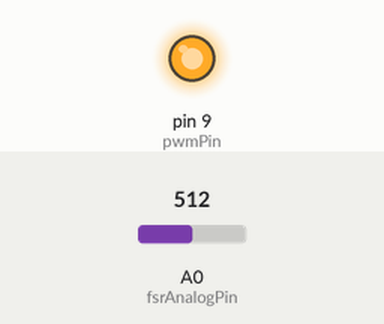
Simulated run of this sketch. Board: Arduino Uno, built with avr-gcc and run on an emulated ATmega328P. Parts: output pins drawn as LEDs (lit = HIGH). The inputs (shaded band) are chosen by the test bench; at power-on: A0 (fsrAnalogPin) = 512. What the sketch prints to the serial monitor is not drawn.

Above: at 1.2 s.
1.3 s: A0 (fsrAnalogPin) set to 10
2.8 s: A0 (fsrAnalogPin) set to 18
4.3 s: A0 (fsrAnalogPin) set to 22
At 4.45 s:
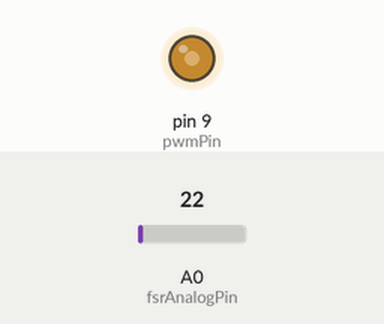
Timing chart, 0 to 7.3 s (numbered marks = the images above; inputs shaded):
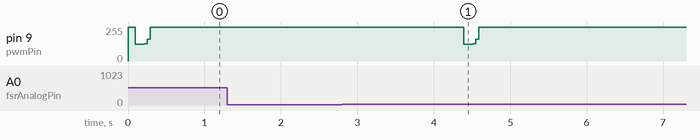

Measured:
- after the input at 1.3 s, every drawn part: stays the same
- after the input at 2.8 s, every drawn part: stays the same
- after the input at 4.3 s, pin 9 (pwmPin): 255/255 → 124/255 after 0.09 s, → 255/255 0.12 s later

The sketch:

fsr_tone_disc_seq.ino
```cpp
// -*- Mode:c -*-
// The above incantation tells emacs to do C style syntax highlighting

/* Use FSR to create a sound on an audio jack from a PWM pin

Connect the audio jack to digital pin 9 through a 1kOhm resistor

Ensure that the Arduino (or microcontroller) used has a PWM pin for this arrangement.

Connect one end of FSR to 5V, the other end to Analog 0.
Then connect one end of a 10K resistor from Analog 0 to ground

*/

//////////////////////////////////// load libraries
#include <avr/pgmspace.h>
#include <avr/sleep.h>

////////////////////////////////////  set variables
int fsrAnalogPin = 0; // FSR is connected to analog 0
int fsrReading;      // the analog reading from the FSR resistor divider
int threshold = 20; // the FSR threshold necessary to make a sound (ON)
int low_thresh = 10; // where the FSR reading must go to to be OFF
int time_thresh = 40; // set a time threshold for how long to wait until another sound can be made
int offset_thresh = 40; // set a time threshold for how long to wait after depression (prevent double taps)
unsigned long time_tol = 0; // preset the exact time from which it is ok to make another sound
unsigned long timeStamp=0; // timestamp for Arduino
unsigned long prevt=-1; // the previous time value to ensure sample rate of 1000Hz
int cur_on = 0; // say if the FSR is "on" or "off"

// variables for discrete data
unsigned long cur_onset = 0; // preset current onset time
unsigned long cur_offset = 0; // preset current offset time
int max_force = 0; // preset maximum FSR reading

// variables for tone condition
//int tone_freq = 1046.5; // defines the frequency (i.e., pitch) of the tone (in Hz)
//int tone_dur = 20; // defines the duration of the tone
unsigned long tone_tol=0; // presets the tone offset time

// variables for tone sequences
int all_tones[30] = {220, 220, 233.08, 261.63, 261.63, 233.08, 220, 196, 174.61, 174.61, 196, 220, 220, 196, 196, 220, 220, 233.08, 261.63, 261.63, 233.08, 220, 196, 174.61, 174.61, 196, 220, 196, 174.61, 174.61  };
int all_durs[30] = {200, 200, 200, 200, 200, 200, 200, 200, 200, 200, 200, 200, 400, 100, 400, 200, 200, 200, 200, 200, 200, 200, 200, 200, 200, 200, 200, 400, 100, 400  };
int all_delays[30] = {0, 0, 0, 75, 50, 50, 100, 50, 50, 50, 50, 50, 50, 25, 100, 0, 0, 0, 0, 0, 0, 0, 0, 0, 0, 0, 0, 0, 0, 0 };
int num_sounds = sizeof(all_tones)/sizeof(all_tones[0])-1;
//int all_intense[30] = { 10, 1, 5, 6, 7, 2, 3, 4, 9, 8, 7, 6, 5, 4, 3, 10, 1, 5, 6, 7, 2, 3, 4, 9, 8, 7, 6, 5, 10, 10 };
//int all_timbre[15] = { 1, 1, 1, 1, 3, 3, 3, 3, 2, 2, 2, 2, 2, 2, 2 };

// get first tone sequence value
int tone_freq = all_tones[0]; // defines the frequency (i.e., pitch) of the tone (in Hz)
int tone_dur = all_durs[0]; // defines the duration of the tone
int cur_del = all_delays[0]; // defines delays
int cur_pos = 0; // preset start position
//int intense = all_intense[0]; // defines the duration of the tone
//int cur_tim = all_timbre[1]; // defines timbre


/////////////////////////////// Set up lookup table for waveform generation
/*
A SQUARE WAVE lookup table. You can generate this using the example Python code here below:
sqwav = [ '0xff' for _ in range(256/2) ] + [ '0x00' for _ in range(256/2) ]
print ",".join(sqwav)
*/

static const uint8_t  sineTable[] PROGMEM =
{
0xff,0xff,0xff,0xff,0xff,0xff,0xff,0xff,
0xff,0xff,0xff,0xff,0xff,0xff,0xff,0xff,
0xff,0xff,0xff,0xff,0xff,0xff,0xff,0xff,
0xff,0xff,0xff,0xff,0xff,0xff,0xff,0xff,
0xff,0xff,0xff,0xff,0xff,0xff,0xff,0xff,
0xff,0xff,0xff,0xff,0xff,0xff,0xff,0xff,
0xff,0xff,0xff,0xff,0xff,0xff,0xff,0xff,
0xff,0xff,0xff,0xff,0xff,0xff,0xff,0xff,
0xff,0xff,0xff,0xff,0xff,0xff,0xff,0xff,
0xff,0xff,0xff,0xff,0xff,0xff,0xff,0xff,
0xff,0xff,0xff,0xff,0xff,0xff,0xff,0xff,
0xff,0xff,0xff,0xff,0xff,0xff,0xff,0xff,
0xff,0xff,0xff,0xff,0xff,0xff,0xff,0xff,
0xff,0xff,0xff,0xff,0xff,0xff,0xff,0xff,
0xff,0xff,0xff,0xff,0xff,0xff,0xff,0xff,
0xff,0xff,0xff,0xff,0xff,0xff,0xff,0xff,
0x00,0x00,0x00,0x00,0x00,0x00,0x00,0x00,
0x00,0x00,0x00,0x00,0x00,0x00,0x00,0x00,
0x00,0x00,0x00,0x00,0x00,0x00,0x00,0x00,
0x00,0x00,0x00,0x00,0x00,0x00,0x00,0x00,
0x00,0x00,0x00,0x00,0x00,0x00,0x00,0x00,
0x00,0x00,0x00,0x00,0x00,0x00,0x00,0x00,
0x00,0x00,0x00,0x00,0x00,0x00,0x00,0x00,
0x00,0x00,0x00,0x00,0x00,0x00,0x00,0x00,
0x00,0x00,0x00,0x00,0x00,0x00,0x00,0x00,
0x00,0x00,0x00,0x00,0x00,0x00,0x00,0x00,
0x00,0x00,0x00,0x00,0x00,0x00,0x00,0x00,
0x00,0x00,0x00,0x00,0x00,0x00,0x00,0x00,
0x00,0x00,0x00,0x00,0x00,0x00,0x00,0x00,
0x00,0x00,0x00,0x00,0x00,0x00,0x00,0x00,
0x00,0x00,0x00,0x00,0x00,0x00,0x00,0x00,
0x00,0x00,0x00,0x00,0x00,0x00,0x00,0x00
};


/* A 256-item lookup table for a SINE WAVE. Each item is encoded as a hexadecimal number, hence the 0x prefix */
/*static const uint8_t  sineTable[] PROGMEM =
{
0x80,0x83,0x86,0x89,0x8c,0x8f,0x92,0x95,
0x98,0x9c,0x9f,0xa2,0xa5,0xa8,0xab,0xae,
0xb0,0xb3,0xb6,0xb9,0xbc,0xbf,0xc1,0xc4,
0xc7,0xc9,0xcc,0xce,0xd1,0xd3,0xd5,0xd8,
0xda,0xdc,0xde,0xe0,0xe2,0xe4,0xe6,0xe8,
0xea,0xec,0xed,0xef,0xf0,0xf2,0xf3,0xf5,
0xf6,0xf7,0xf8,0xf9,0xfa,0xfb,0xfc,0xfc,
0xfd,0xfe,0xfe,0xff,0xff,0xff,0xff,0xff,
0xff,0xff,0xff,0xff,0xff,0xff,0xfe,0xfe,
0xfd,0xfc,0xfc,0xfb,0xfa,0xf9,0xf8,0xf7,
0xf6,0xf5,0xf3,0xf2,0xf0,0xef,0xed,0xec,
0xea,0xe8,0xe6,0xe4,0xe2,0xe0,0xde,0xdc,
0xda,0xd8,0xd5,0xd3,0xd1,0xce,0xcc,0xc9,
0xc7,0xc4,0xc1,0xbf,0xbc,0xb9,0xb6,0xb3,
0xb0,0xae,0xab,0xa8,0xa5,0xa2,0x9f,0x9c,
0x98,0x95,0x92,0x8f,0x8c,0x89,0x86,0x83,
0x80,0x7c,0x79,0x76,0x73,0x70,0x6d,0x6a,
0x67,0x63,0x60,0x5d,0x5a,0x57,0x54,0x51,
0x4f,0x4c,0x49,0x46,0x43,0x40,0x3e,0x3b,
0x38,0x36,0x33,0x31,0x2e,0x2c,0x2a,0x27,
0x25,0x23,0x21,0x1f,0x1d,0x1b,0x19,0x17,
0x15,0x13,0x12,0x10,0x0f,0x0d,0x0c,0x0a,
0x09,0x08,0x07,0x06,0x05,0x04,0x03,0x03,
0x02,0x01,0x01,0x00,0x00,0x00,0x00,0x00,
0x00,0x00,0x00,0x00,0x00,0x00,0x01,0x01,
0x02,0x03,0x03,0x04,0x05,0x06,0x07,0x08,
0x09,0x0a,0x0c,0x0d,0x0f,0x10,0x12,0x13,
0x15,0x17,0x19,0x1b,0x1d,0x1f,0x21,0x23,
0x25,0x27,0x2a,0x2c,0x2e,0x31,0x33,0x36,
0x38,0x3b,0x3e,0x40,0x43,0x46,0x49,0x4c,
0x4f,0x51,0x54,0x57,0x5a,0x5d,0x60,0x63,
0x67,0x6a,0x6d,0x70,0x73,0x76,0x79,0x7c
};
*/


/*
// A SAW WAVE

static const uint8_t  sineTable[] PROGMEM =
{
0x00, 0x01, 0x02, 0x03, 0x04, 0x05, 0x06, 0x07,
0x08, 0x09, 0x0a, 0x0b, 0x0c, 0x0d, 0x0e, 0x0f,
0x10, 0x11, 0x12, 0x13, 0x14, 0x15, 0x16, 0x17,
0x18, 0x19, 0x1a, 0x1b, 0x1c, 0x1d, 0x1e, 0x1f,
0x20, 0x21, 0x22, 0x23, 0x24, 0x25, 0x26, 0x27,
0x28, 0x29, 0x2a, 0x2b, 0x2c, 0x2d, 0x2e, 0x2f,
0x30, 0x31, 0x32, 0x33, 0x34, 0x35, 0x36, 0x37,
0x38, 0x39, 0x3a, 0x3b, 0x3c, 0x3d, 0x3e, 0x3f,
0x40, 0x41, 0x42, 0x43, 0x44, 0x45, 0x46, 0x47,
0x48, 0x49, 0x4a, 0x4b, 0x4c, 0x4d, 0x4e, 0x4f,
0x50, 0x51, 0x52, 0x53, 0x54, 0x55, 0x56, 0x57,
0x58, 0x59, 0x5a, 0x5b, 0x5c, 0x5d, 0x5e, 0x5f,
0x60, 0x61, 0x62, 0x63, 0x64, 0x65, 0x66, 0x67,
0x68, 0x69, 0x6a, 0x6b, 0x6c, 0x6d, 0x6e, 0x6f,
0x70, 0x71, 0x72, 0x73, 0x74, 0x75, 0x76, 0x77,
0x78, 0x79, 0x7a, 0x7b, 0x7c, 0x7d, 0x7e, 0x7f,
0x80, 0x81, 0x82, 0x83, 0x84, 0x85, 0x86, 0x87,
0x88, 0x89, 0x8a, 0x8b, 0x8c, 0x8d, 0x8e, 0x8f,
0x90, 0x91, 0x92, 0x93, 0x94, 0x95, 0x96, 0x97,
0x98, 0x99, 0x9a, 0x9b, 0x9c, 0x9d, 0x9e, 0x9f,
0xa0, 0xa1, 0xa2, 0xa3, 0xa4, 0xa5, 0xa6, 0xa7,
0xa8, 0xa9, 0xaa, 0xab, 0xac, 0xad, 0xae, 0xaf,
0xb0, 0xb1, 0xb2, 0xb3, 0xb4, 0xb5, 0xb6, 0xb7,
0xb8, 0xb9, 0xba, 0xbb, 0xbc, 0xbd, 0xbe, 0xbf,
0xc0, 0xc1, 0xc2, 0xc3, 0xc4, 0xc5, 0xc6, 0xc7,
0xc8, 0xc9, 0xca, 0xcb, 0xcc, 0xcd, 0xce, 0xcf,
0xd0, 0xd1, 0xd2, 0xd3, 0xd4, 0xd5, 0xd6, 0xd7,
0xd8, 0xd9, 0xda, 0xdb, 0xdc, 0xdd, 0xde, 0xdf,
0xe0, 0xe1, 0xe2, 0xe3, 0xe4, 0xe5, 0xe6, 0xe7,
0xe8, 0xe9, 0xea, 0xeb, 0xec, 0xed, 0xee, 0xef,
0xf0, 0xf1, 0xf2, 0xf3, 0xf4, 0xf5, 0xf6, 0xf7,
0xf8, 0xf9, 0xfa, 0xfb, 0xfc, 0xfd, 0xfe, 0xff
};

*/

////////////////////////////////////  set PWM variables and functions
// PWM output (OCR1A)
int pwmPin = 9;

// 16 bit accumulator
uint16_t phaseAccumulator = 0;
// 16 bit delta
uint16_t phaseIncrement = 0;
// DDS resolution
const uint32_t resolution =  68719;
// wavetable lookup index(upper 8 bits of the accumulator)
uint8_t index = 0;

// TIMER1 will overflow at a 62.5KHz(Sampling frequency).
// Updates the OCR1A value and the accumulator.
// Computes the next sample to be sent to the PWM.
ISR(TIMER1_OVF_vect)
{
  static uint8_t osc = 0;

  // Send oscillator output to PWM
  OCR1A = osc;

  // Update accumulator
  phaseAccumulator += phaseIncrement;
  index = phaseAccumulator >> 8;

  // Read oscillator value for next interrupt
  osc = pgm_read_byte( &sineTable[index] );

}

// Configures TIMER1 to fast PWM non inverted mode.
// Prescaler set to 1, which means that timer overflows
// every 16MHz/256 = 62.5KHz
void initPWM(void)
{
  // Set PORTB1 pin as output
  pinMode(pwmPin, OUTPUT);

  // 8-bit Fast PWM - non inverted PWM
  TCCR1A= _BV(COM1A1) | _BV(WGM10);

  // Start timer without prescaler
  TCCR1B = _BV(CS10) | _BV(WGM12);

  // Enable overflow interrupt for OCR1A
  TIMSK1 = _BV(TOIE1);

}

// Translates the desired output frequency to a phase
// increment to be used with the phase accumulator.
// The 16 bit shift is required to remove the  2^16
// scale factor of the resolution.
void setFrequency( uint16_t frequency )
{
  uint64_t phaseIncr64 =  resolution * frequency;
  phaseIncrement = phaseIncr64 >> 16;
}

// The duration of one metronome tick (in microsec)
const unsigned long TICKDURATION = tone_dur*1000;   // duration of ticks (legacy code)

// function to turn tick on
void tickOn(){
  setFrequency(tone_freq);
}

// function to turn sound off
void tickOff() {
  setFrequency( .05 ); // so that you practically don't hear anything (well below perceptual limit of humans)
}


//////////////////////////////////// SETUP
void setup() {
  Serial.begin(9600); // slow speed debugging
  //Serial.begin(1152000); // high speed debugging
  //Serial.begin(1555200); // good speed for processing (must match python code for reading!)

  // Initialise fast PWM
  initPWM();

  // Enable sleep mode
  set_sleep_mode(SLEEP_MODE_IDLE);

  // Set phase increment according to
  // desired OFF frequency
  tickOff();

  // Enable global interrupts
  sei();

}

//////////////////////////////////// LOOP
void loop(void) {
  getInfos(); // read info

  if (fsrReading > threshold){
    cur_onset = timeStamp;
    time_tol = timeStamp+time_thresh;
    cur_on  = 1;

    while (timeStamp < time_tol) { // wait for delay time
      //if (fsrReading > max_force) max_force = fsrReading;
      getInfos(); // read info
    }

    // play the tone
    tickOn(); // change PWM output to tone frequency
    tone_tol = timeStamp+tone_dur; // set tone off time
    getInfos(); // read info

    // now let's stop it from playing again until after the time threshold and the FSR reading returns to zero
    while (fsrReading > low_thresh) {
      getInfos(); // read info
    }

    cur_offset = timeStamp; // get offset time
    collectData(); // send data
    time_tol = timeStamp+offset_thresh; // set time until next tap can occur

    // now let's stop it from playing again until after the time threshold and the FSR reading returns to zero
    while ((timeStamp < time_tol) || (fsrReading > low_thresh)) {
      getInfos(); // read info
   }

   // reset our variables
   if (cur_pos == num_sounds) {
     cur_pos = 0;
   }
   else {
     cur_pos = cur_pos+1;
   }

   tone_freq = all_tones[cur_pos]; // defines the frequency (i.e., pitch) of the tone (in Hz)
   tone_dur = all_durs[cur_pos]; // defines the duration of the tone
   cur_del = all_delays[cur_pos]; // defines delays

  }

  max_force = fsrReading;

}

//////////////////////////////////// FUNCTIONS
// Send data to serial port
void collectData() {

  if (prevt==-1 | timeStamp!=prevt) {
    // only send if the time has changed, that is,
    // force the data transfer to maximum of 1000Hz.
    // Using higher sample rates can result in buffer
    // overflows and missed packets

    // Send data to the serial port (for degugging in Arduino serial manager)
    //Serial.print("Onset time = ");
    //Serial.print(cur_onset);
    //Serial.print(" Offset time = ");
    //Serial.print(cur_offset);
    //Serial.print(" Maximum force = ");
    //Serial.print(max_force);
    //Serial.print("\n");

    // Send data to the serial port
    Serial.print("B"); // signal packet start (hardcoded)
    sendBinary(cur_onset); // send onset time
    sendBinary(cur_offset); // send offset time
    sendBinary(max_force); // send max FSR reading
    Serial.print("E"); // signal packet end (hardcoded)
    prevt=timeStamp; // send previous time marker
  }
}

// get FSR and timing info, and turn off the sound at end of tone duration
void getInfos() {
  fsrReading = analogRead(fsrAnalogPin); // read FSR
  timeStamp = millis(); // get time (in milliseconds)
  if (timeStamp>=tone_tol) {
    tickOff(); // turn sound off
    phaseAccumulator = 0; // reset phase
  }
  if (fsrReading > max_force) max_force = fsrReading;
  if ((cur_on==1) && (fsrReading <= low_thresh)) {
    cur_offset = timeStamp; // get offset time
    collectData(); // send data
    cur_on = 0;
  }
}

// Send data in binary to increase speed and reduce buffer overflow
void sendBinary(int value)
// Send a binary value directly (without conversion to string)
// based on http://my.safaribooksonline.com/book/hobbies/9781449399368/serial-communications/sending_binary_data_from_arduino#X2ludGVybmFsX0ZsYXNoUmVhZGVyP3htbGlkPTk3ODE0NDkzOTkzNjgvMTAy
{
  Serial.write(lowByte(value));
  Serial.write(highByte(value));
}
```
